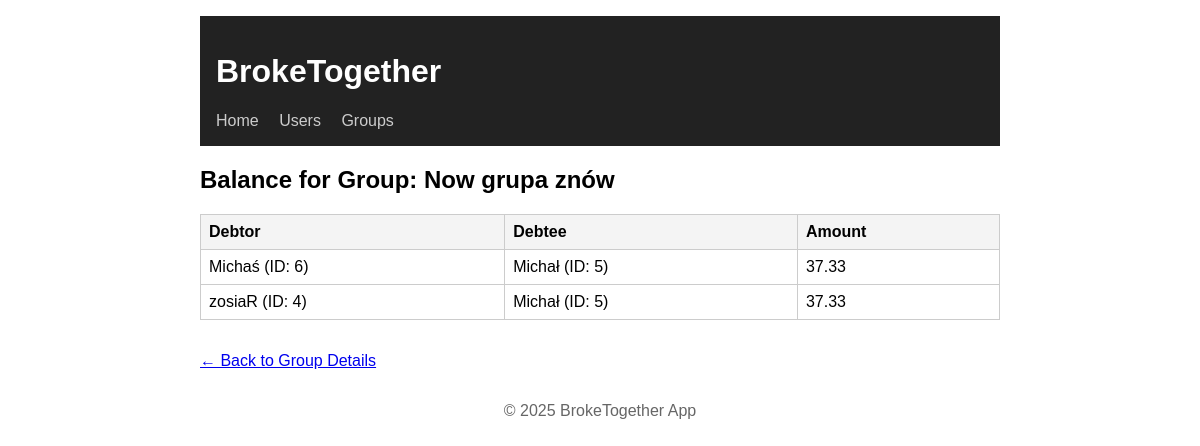
Screenshot of /balances/group/5 with the database file from the repository.
### app/models.py (models this page shows)
class Base(DeclarativeBase):
    pass

class Group(Base):
    __tablename__ = "groups"
    id: Mapped[int] = mapped_column(primary_key=True)
    name: Mapped[str] = mapped_column(Text, nullable=False, unique=False)
    users: Mapped[list["User"]] = relationship(
        "User",
        secondary=user_group_association,
        back_populates="groups"
    )
    expenses: Mapped[list["Expense"]] = relationship(
        "Expense",
        back_populates="group",
        cascade="all, delete-orphan"
    )

class User(Base):
    __tablename__ = "users"
    id: Mapped[int] = mapped_column(primary_key=True)
    username: Mapped[str] = mapped_column(Text, nullable=False, unique=True)
    hashed_password: Mapped[str] = mapped_column(Text, nullable=False)
    groups: Mapped[list["Group"]] = relationship(
        "Group",
        secondary=user_group_association,
        back_populates="users"
    )
    expenses: Mapped[list["Expense"]] = relationship(
        "Expense",
        back_populates="user",
        cascade="all, delete-orphan"
    )

### app/routers/balances.py (the view)
@router.get("/group/{group_id}", response_class=HTMLResponse)
def get_group_balances(request: Request,group_id: int, db: Session = Depends(get_db)):
    try:
        balances = calculate_balances(group_id, db)
        group = get_one_group(db, group_id)
        return templates.TemplateResponse("group_balance.html", {"request": request, "group": group, "balances": balances})
    except ValueError as e:
        raise HTTPException(status_code=404, detail=str(e))

### app/templates/group_balance.html (shortened to what this page needs)
{% extends "base.html" %}
{% block content %}
<h2>Balance for Group: {{ group.name }}</h2>
{% if balances %}
    <table>
        <thead>
            <tr>
                <th>Debtor</th>
                <th>Debtee</th>
                <th>Amount</th>
            </tr>
        </thead>
        <tbody>
            {% for row in balances %}
                <tr>
                    <td>{{ row.debtor_username }} (ID: {{ row.debtor_id }})</td>
                    <td>{{ row.debtee_username }} (ID: {{ row.debtee_id }})</td>
                    <td>{{ row.amount }}</td>
                </tr>
            {% endfor %}
        </tbody>
    </table>
{% else %}
    <p>No balance data available for this group.</p>
{% endif %}
<div style="margin-top: 2rem;">
    <a href="/groups/{{group.id}}">← Back to Group Details</a>
</div>
{% endblock %}

### app/static/style.css (style rules this page uses)
body { font-family: sans-serif; max-width: 800px; margin: auto; padding: 1rem; }
table { width: 100%; border-collapse: collapse; margin-top: 1rem; }
table th, table td { border: 1px solid #ccc; padding: 0.5rem; text-align: left; }
table th { background-color: #f4f4f4; }

### rows the page displays
Group: name "Now grupa znów"
User: debtor_username "Michaś"
User: debtee_username "Michał" "Michał"
User: debtor_username "zosiaR"

### other values shown
{{ row.debtor_id }} "6" "4"
{{ row.debtee_id }} "5" "5"
{{ row.amount }} "37.33" "37.33"
